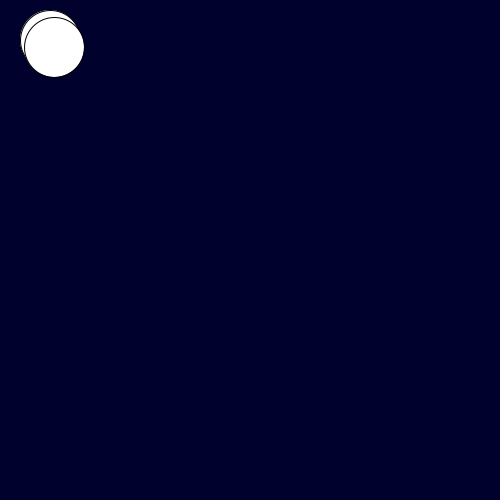
Frame 1 (no input)
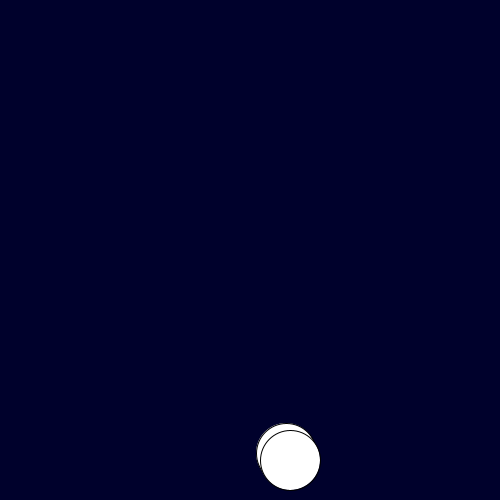
Frame 60 (the mouse pressed at the canvas centre just before this capture)
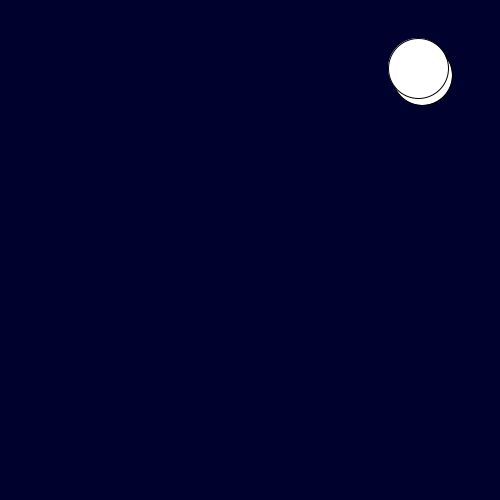
Frame 120 (the mouse held since frame 60 and released just before this capture)

The Processing sketch that drew these frames (run headless with seeded random() and noise(); from frame 60 on, the mouse is pressed at the canvas centre):

// Processing sketch: processing_71523
// ── processing_71523.pde

//keanferin
//in class9-21


int circle_x = 50;
int circle_y = 40;
int circle_radius = 30;
int circle_x_speed = 4;
int circle_y_speed = 7;
Boolean move_circle = false;



void setup() {
  size(500, 500);
}



void draw() {
  background(300);
  //moving the circle


  //if it reaches an edge change direction
  //if circle_x reaches width
  ellipse(circle_x, circle_y, circle_radius*2, circle_radius*2);

  if (mousePressed == true) {
    move_circle = true;
  };

  circle_x = circle_x + circle_x_speed; 
  circle_y = circle_y + circle_y_speed;
  //this could be anything, as it determines speed, hence circle_speed
  //draw ellipse that you will move

  if ( (circle_x + circle_radius > width) || (circle_x - circle_radius < 0) ) {

    circle_x_speed = -circle_x_speed;
  };

  if ( (circle_y + circle_radius > height) || (circle_y - circle_radius < 0) ) {

    circle_y_speed = -circle_y_speed;
  }

  //if it reaches an edge change direction
  //if circle_x reaches width
  ellipse(circle_x, circle_y, circle_radius*2, circle_radius*2);
}
